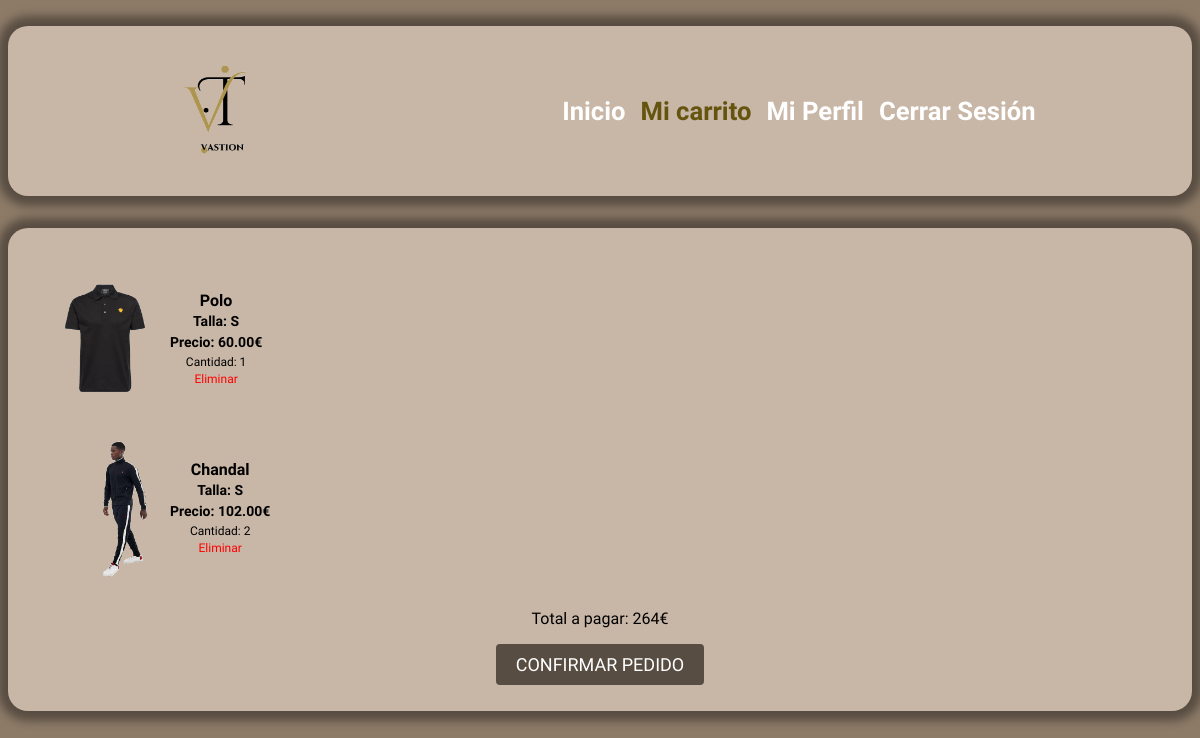
/HTML/miCarrito.php (signed in), run on the app's committed database.
### tables this page shows
CREATE TABLE contenido(
    ID_Carrito INT,
    ID_Prenda INT,
    cantidad INT,
    PRIMARY KEY(ID_Carrito, ID_Prenda),
    FOREIGN KEY(ID_Carrito) REFERENCES Carrito(ID),
    FOREIGN KEY(ID_Prenda) REFERENCES Prenda(ID)
);

CREATE TABLE prenda(
    ID INT PRIMARY KEY auto_increment,
    nombre VARCHAR(30),
    marca VARCHAR(30),
    precio DECIMAL(10, 2),
    cantidad INT,
    talla VARCHAR(10),
    imagen varchar(200),
    ID_ADMIN VARCHAR(30),
    FOREIGN KEY(ID_ADMIN) REFERENCES Administrador(correo)
);

### PHP/BOOKSTORES/functions_global.php (the view, shortened to what this page needs)
<?php
function conectar_db()
{
    try {
        $conexion = new PDO(
            DSN,
            USER,
            PASS,
            array(PDO::ATTR_ERRMODE => PDO::ERRMODE_EXCEPTION)
        );
        return $conexion;
    } catch (PDOException $e) {
        echo "No se ha podido realizar la conexion a la DB" . $e->getMessage();
        exit();
    } catch (Exception $e) {
        echo "hay algun tipo de error al intentar crear la DB" . $e->getMessage();
        exit();
    }
}
function devolver_prenda($id)
{
    $db = conectar_db();
    try {
        $consulta = $db->prepare(SELECT_PRENDA_ID);
        $consulta->bindParam(1, $id);
        $consulta->execute();
        return $consulta->fetch(PDO::FETCH_OBJ);
    } catch (PDOException $e) {
        echo "error con la sonsulta preparada: " . $e->getMessage();
    } catch (Exception $e) {
        echo "Error de expcepcion no expecificado: " . $e->getMessage();
    }
}
function mostrar_carrito_usuario($id_carrito)
{
    $db = conectar_db();
    $totalPagar = 0;
    $array_parametros = array(":idCarrito" => $id_carrito);
    try {
        $consulta = $db->prepare(SELECT_CONTENIDO_CARRITO_ID);
        $consulta->bindColumn(1, $id_prenda);
        $consulta->bindColumn(2, $prenda_cantidad);
        $consulta->execute($array_parametros);
        if ($consulta->rowCount() == 0) {
            echo <<<FIN
                <div class="sinContenido">
                    <h1>No has añadido nada a tu carrito de momento</h1>
                    <a href="../index.php">MIRAR ROPA</a>
                </div>
            FIN;
        } else {
            while ($contenido = $consulta->fetch(PDO::FETCH_BOUND)) {
                $prenda = devolver_prenda($id_prenda);
                $totalPagar += $prenda_cantidad * $prenda->precio;
                echo <<<FIN
                <div class="carrito">
                    <div class="item">
                        <img src=".$prenda->imagen" alt="Prenda">
                        <div class="info">
                            <div class="nombre">{$prenda->nombre}</div>
                            <div class="precio">Talla: {$prenda->talla}</div>
                            <div class="precio">Precio: {$prenda->precio}€</div>
                            <div class="cantidad">Cantidad: {$prenda_cantidad}</div>
                            <a
                            href="../PHP/eliminarPrenda.php
                                    ?idPrenda=$id_prenda
                                    &idCarrito=$id_carrito
                                    &cantidad=$prenda_cantidad"
                                    class="eliminar">
                                Eliminar
                            </a>
                        </div>
                    </div>
                </div>
                FIN;
            }
            echo <<<FIN
            <div class="boton">
                <form action="./confirmarPedido.php" method="post">
                    <p>Total a pagar: {$totalPagar}€</p>
                    <button>CONFIRMAR PEDIDO</button>
                </form>
            </div>
            FIN;
        }
    } catch (PDOException $e) {
        echo "Error en la consulta preparada: " . $e->getMessage();
        exit();
    } catch (Exception $e) {
        echo "Error de excepcion no especificado: " . $e->getMessage();
        exit();
    }
}

### HTML/miCarrito.php (shortened to what this page needs)
<!DOCTYPE html>
<html lang="en">
<head>
    <link rel="stylesheet" href="../CSS/index.css">
    <?php
    require_once("../PHP/bookstores/functions_global.php");
    ?>
</head>
<body>
    <nav>
        <img src="./IMG/logo.png" alt="Logo de Vastion">
        <ul>
            <li><a href="../index.php" >Inicio</a></li>
            <li><a href="./miCarrito.php" id="actual">Mi carrito</a></li>
            <li><a href="./miPerfil.php">Mi Perfil</a></li>
            <li><a href="./login.php">Cerrar Sesión</a></li>
        </ul>
    </nav>
    <div class="content">
        <div class="carrito">
            <?php
            $id_carrito = sacar_id_carrito($_SESSION["correo"]);
            mostrar_carrito_usuario($id_carrito);
            ?>
        </div>
    </div>
</body>
</html>

### CSS/index.css (style rules this page uses)
* { font-family: "Kanit", sans-serif; }
body { background-color: #8d7b68; }
nav { margin-top: 1em; background-color: #c8b6a6; padding: 10px; display: flex; justify-content: space-around; align-items: center; border-radius: 20px; box-shadow: 0px 0px 10px 10px #584d42; font-size: 1.6em; }
nav img { width: 150px; }
nav ul { list-style-type: none; margin: 0; padding: 0; display: flex; }
nav li { margin-right: 15px; }
nav a { text-decoration: none; color: white; font-weight: bold; transition: font-size 0.3s; }
nav #actual { color: rgb(100, 84, 14); }
.content { margin-top: 2em; background-color: #c8b6a6; padding: 10px; border-radius: 20px; box-shadow: 0px 0px 10px 10px #584d42; }

### data on the page
contenido: ID_Prenda.imagen (picture), ID_Prenda.nombre "Polo", ID_Prenda.talla "S", ID_Prenda.precio "60.00", prenda_cantidad "1"
contenido: ID_Prenda.imagen (picture), ID_Prenda.nombre "Chandal", ID_Prenda.talla "S", ID_Prenda.precio "102.00", prenda_cantidad "2"

### other printed values
$totalPagar "264"
